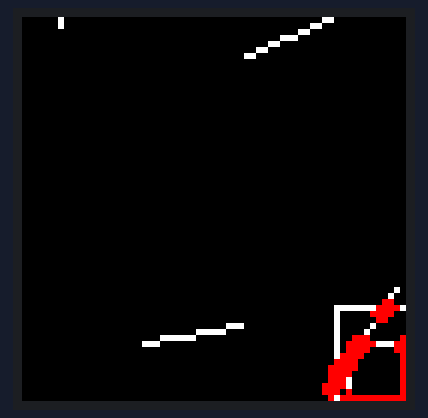
Simulated run of this program. Board: Raspberry Pi (BCM pin numbers). Shown: 64×64 colour display. Random numbers come from a fixed seed; what the program prints to the terminal is not drawn.

Above: at 0.14 s.
At 2.84 s:
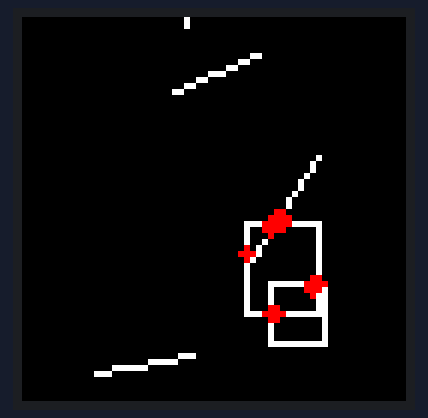
At 5.53 s:
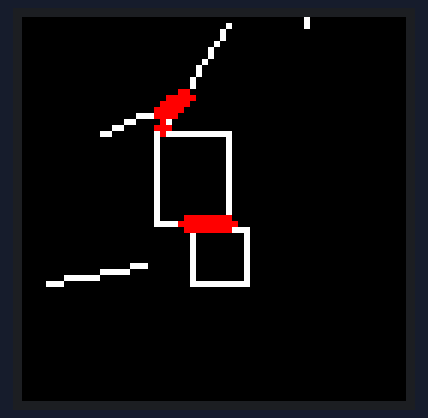
At 11.02 s:
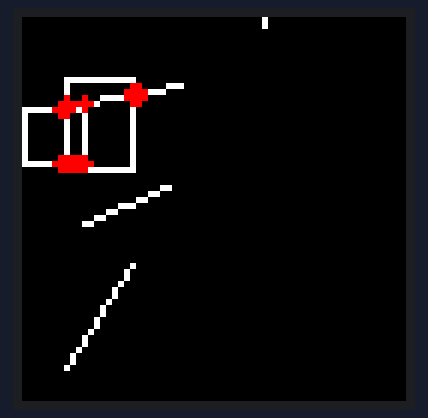
At 16.43 s:
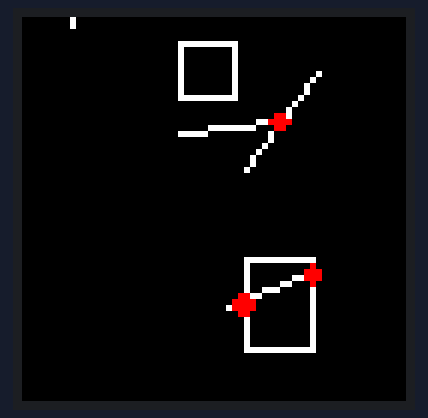
At 21.93 s:
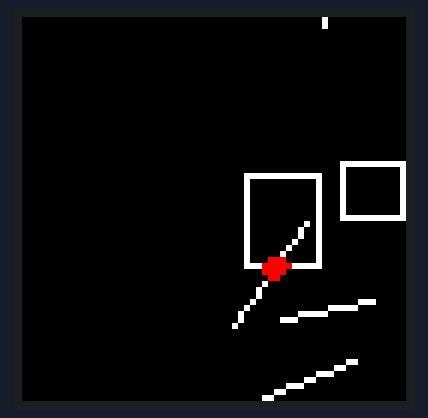

The program:

peresechenie.py
```python
#!/usr/bin/env python
# НАЗВАНИЕ: Пересечение фигур
# ОПИСАНИЕ: Движущиеся геометрические фигуры с подсветкой точек пересечения
import time
import math
import random
import platform

if platform.system() == "Windows":
    from RGBMatrixEmulator import RGBMatrix, RGBMatrixOptions
    graphics = None  # если нужно
else:
    from rgbmatrix import RGBMatrix, RGBMatrixOptions, graphics
from PIL import Image, ImageDraw


# ============= НАСТРОЙКИ =============
# Параметры матрицы
MATRIX_WIDTH = 64
MATRIX_HEIGHT = 64

# Параметры фигур
NUM_SHAPES = 6  # Количество фигур
SHAPE_TYPES = ["circle", "line", "rectangle", "square"]  # Типы фигур
MIN_RADIUS = 5  # Минимальный радиус окружности
MAX_RADIUS = 15  # Максимальный радиус окружности
LINE_LENGTH_MIN = 10  # Минимальная длина линии
LINE_LENGTH_MAX = 25  # Максимальная длина линии
RECT_WIDTH_MIN = 8  # Минимальная ширина прямоугольника
RECT_WIDTH_MAX = 20  # Максимальная ширина прямоугольника
RECT_HEIGHT_MIN = 8  # Минимальная высота прямоугольника
RECT_HEIGHT_MAX = 20  # Максимальная высота прямоугольника
SQUARE_SIZE_MIN = 8  # Минимальный размер квадрата
SQUARE_SIZE_MAX = 18  # Максимальный размер квадрата

# Параметры движения
SPEED_MIN = 0.3  # Минимальная скорость
SPEED_MAX = 1.0  # Максимальная скорость
FPS = 30  # Частота обновления кадров

# Цвета
SHAPE_COLOR = (255, 255, 255)  # Белый цвет фигур
INTERSECTION_COLOR = (255, 0, 0)  # Красный цвет пересечений
BACKGROUND_COLOR = (0, 0, 0)  # Черный фон
# =====================================

# Конфигурация для матрицы
options = RGBMatrixOptions()
options.rows = MATRIX_HEIGHT
options.cols = MATRIX_WIDTH
options.chain_length = 1
options.parallel = 1
# options.hardware_mapping = 'regular'
options.hardware_mapping = 'adafruit-hat'

matrix = RGBMatrix(options=options)

class Shape:
    def __init__(self, shape_type):
        self.type = shape_type
        self.x = random.uniform(0, MATRIX_WIDTH)
        self.y = random.uniform(0, MATRIX_HEIGHT)
        self.vx = random.uniform(SPEED_MIN, SPEED_MAX) * random.choice([-1, 1])
        self.vy = random.uniform(SPEED_MIN, SPEED_MAX) * random.choice([-1, 1])

        if shape_type == "circle":
            self.radius = random.uniform(MIN_RADIUS, MAX_RADIUS)
        elif shape_type == "line":
            angle = random.uniform(0, 2 * math.pi)
            length = random.uniform(LINE_LENGTH_MIN, LINE_LENGTH_MAX)
            self.x2_offset = length * math.cos(angle)
            self.y2_offset = length * math.sin(angle)
        elif shape_type == "rectangle":
            self.width = random.uniform(RECT_WIDTH_MIN, RECT_WIDTH_MAX)
            self.height = random.uniform(RECT_HEIGHT_MIN, RECT_HEIGHT_MAX)
        elif shape_type == "square":
            self.size = random.uniform(SQUARE_SIZE_MIN, SQUARE_SIZE_MAX)

    def update(self):
        self.x += self.vx
        self.y += self.vy

        # Отражение от границ
        if self.type == "circle":
            if self.x - self.radius < 0 or self.x + self.radius > MATRIX_WIDTH:
                self.vx *= -1
                self.x = max(self.radius, min(MATRIX_WIDTH - self.radius, self.x))
            if self.y - self.radius < 0 or self.y + self.radius > MATRIX_HEIGHT:
                self.vy *= -1
                self.y = max(self.radius, min(MATRIX_HEIGHT - self.radius, self.y))
        elif self.type == "line":
            if self.x < 0 or self.x > MATRIX_WIDTH or \
               self.x + self.x2_offset < 0 or self.x + self.x2_offset > MATRIX_WIDTH:
                self.vx *= -1
            if self.y < 0 or self.y > MATRIX_HEIGHT or \
               self.y + self.y2_offset < 0 or self.y + self.y2_offset > MATRIX_HEIGHT:
                self.vy *= -1
        elif self.type == "rectangle":
            if self.x < 0 or self.x + self.width > MATRIX_WIDTH:
                self.vx *= -1
                self.x = max(0, min(MATRIX_WIDTH - self.width, self.x))
            if self.y < 0 or self.y + self.height > MATRIX_HEIGHT:
                self.vy *= -1
                self.y = max(0, min(MATRIX_HEIGHT - self.height, self.y))
        elif self.type == "square":
            if self.x < 0 or self.x + self.size > MATRIX_WIDTH:
                self.vx *= -1
                self.x = max(0, min(MATRIX_WIDTH - self.size, self.x))
            if self.y < 0 or self.y + self.size > MATRIX_HEIGHT:
                self.vy *= -1
                self.y = max(0, min(MATRIX_HEIGHT - self.size, self.y))

    def get_points(self, num_points=36):
        """Возвращает точки фигуры для проверки пересечений"""
        points = []
        if self.type == "circle":
            for i in range(num_points):
                angle = 2 * math.pi * i / num_points
                px = self.x + self.radius * math.cos(angle)
                py = self.y + self.radius * math.sin(angle)
                points.append((px, py))
        elif self.type == "line":
            x2 = self.x + self.x2_offset
            y2 = self.y + self.y2_offset
            for i in range(num_points):
                t = i / (num_points - 1)
                px = self.x + t * (x2 - self.x)
                py = self.y + t * (y2 - self.y)
                points.append((px, py))
        elif self.type == "rectangle":
            # Периметр прямоугольника
            points_per_side = num_points // 4
            # Верхняя сторона
            for i in range(points_per_side):
                t = i / points_per_side
                points.append((self.x + t * self.width, self.y))
            # Правая сторона
            for i in range(points_per_side):
                t = i / points_per_side
                points.append((self.x + self.width, self.y + t * self.height))
            # Нижняя сторона
            for i in range(points_per_side):
                t = i / points_per_side
                points.append((self.x + self.width - t * self.width, self.y + self.height))
            # Левая сторона
            for i in range(points_per_side):
                t = i / points_per_side
                points.append((self.x, self.y + self.height - t * self.height))
        elif self.type == "square":
            # Периметр квадрата
            points_per_side = num_points // 4
            # Верхняя сторона
            for i in range(points_per_side):
                t = i / points_per_side
                points.append((self.x + t * self.size, self.y))
            # Правая сторона
            for i in range(points_per_side):
                t = i / points_per_side
                points.append((self.x + self.size, self.y + t * self.size))
            # Нижняя сторона
            for i in range(points_per_side):
                t = i / points_per_side
                points.append((self.x + self.size - t * self.size, self.y + self.size))
            # Левая сторона
            for i in range(points_per_side):
                t = i / points_per_side
                points.append((self.x, self.y + self.size - t * self.size))
        return points

def point_distance(p1, p2):
    return math.sqrt((p1[0] - p2[0])**2 + (p1[1] - p2[1])**2)

def find_intersections(shapes):
    """Находит точки пересечения фигур"""
    intersections = []
    threshold = 1.5  # Порог для определения пересечения

    for i in range(len(shapes)):
        points_i = shapes[i].get_points()
        for j in range(i + 1, len(shapes)):
            points_j = shapes[j].get_points()

            # Проверяем близость точек между двумя фигурами
            for pi in points_i:
                for pj in points_j:
                    if point_distance(pi, pj) < threshold:
                        # Добавляем среднюю точку как пересечение
                        intersections.append(((pi[0] + pj[0]) / 2, (pi[1] + pj[1]) / 2))

    return intersections

# Создание фигур
shapes = [Shape(random.choice(SHAPE_TYPES)) for _ in range(NUM_SHAPES)]

try:
    print("Press CTRL-C to stop.")
    while True:
        # Обновление позиций
        for shape in shapes:
            shape.update()

        # Создание изображения
        image = Image.new("RGB", (MATRIX_WIDTH, MATRIX_HEIGHT), BACKGROUND_COLOR)
        draw = ImageDraw.Draw(image)

        # Рисование фигур
        for shape in shapes:
            if shape.type == "circle":
                x1 = shape.x - shape.radius
                y1 = shape.y - shape.radius
                x2 = shape.x + shape.radius
                y2 = shape.y + shape.radius
                draw.ellipse([x1, y1, x2, y2], outline=SHAPE_COLOR, width=1)
            elif shape.type == "line":
                x2 = shape.x + shape.x2_offset
                y2 = shape.y + shape.y2_offset
                draw.line([shape.x, shape.y, x2, y2], fill=SHAPE_COLOR, width=1)
            elif shape.type == "rectangle":
                x1 = shape.x
                y1 = shape.y
                x2 = shape.x + shape.width
                y2 = shape.y + shape.height
                draw.rectangle([x1, y1, x2, y2], outline=SHAPE_COLOR, width=1)
            elif shape.type == "square":
                x1 = shape.x
                y1 = shape.y
                x2 = shape.x + shape.size
                y2 = shape.y + shape.size
                draw.rectangle([x1, y1, x2, y2], outline=SHAPE_COLOR, width=1)

        # Поиск и отрисовка пересечений
        intersections = find_intersections(shapes)
        for ix, iy in intersections:
            # Рисуем точку пересечения (маленький круг)
            draw.ellipse([ix-1, iy-1, ix+1, iy+1], fill=INTERSECTION_COLOR)

        matrix.SetImage(image.convert("RGB"))
        time.sleep(1.0 / FPS)

except KeyboardInterrupt:
    print("Exiting...")
```
